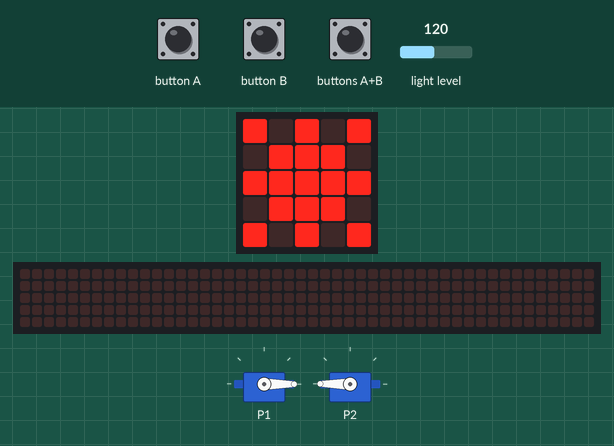
Recording of a program running on a simulated Calliope mini (MakeCode). On the bench: the board's 5×5 LED display, a strip that is not on the board, showing the scrolling text unrolled, 2 × servo. The inputs (shaded band) are chosen by the test bench; at power-on: light level 120. The 48×5 strip is a reading aid, not a part: it shows the text the display is scrolling, unrolled, one strip-width of it at a time.

Above: at 3.7 s.
3.8 s: buttons A+B pressed for 0.15 s
At 4.02 s:
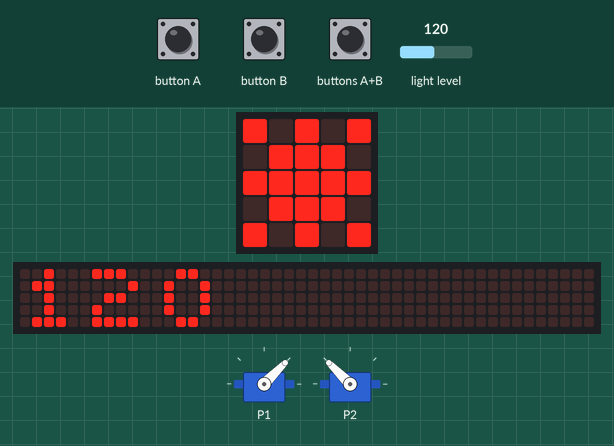
4.5 s: button A pressed for 0.15 s
At 4.92 s:
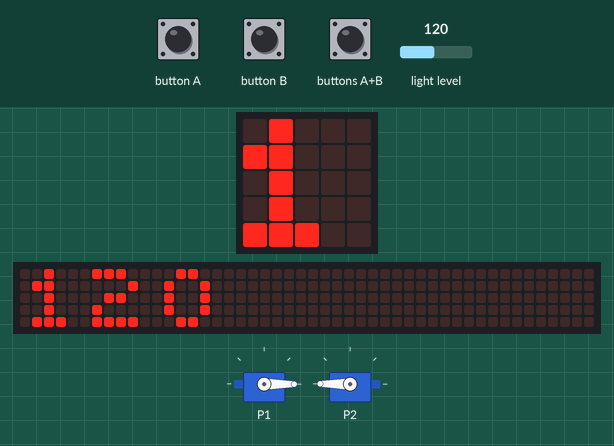
5.2 s: button A pressed for 0.15 s
At 5.52 s:
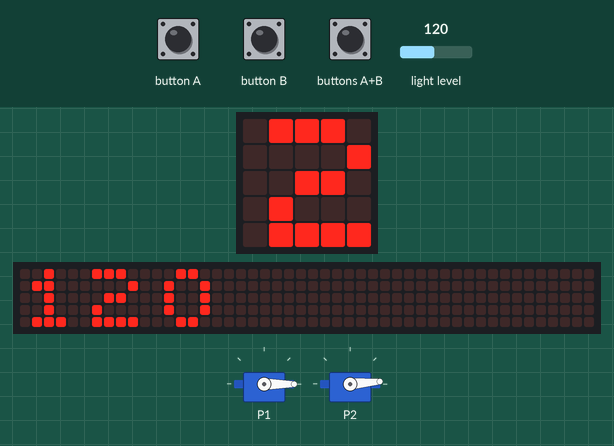
5.9 s: buttons A+B pressed for 1 s
7.5 s: light level set to 104
At 7.7 s:
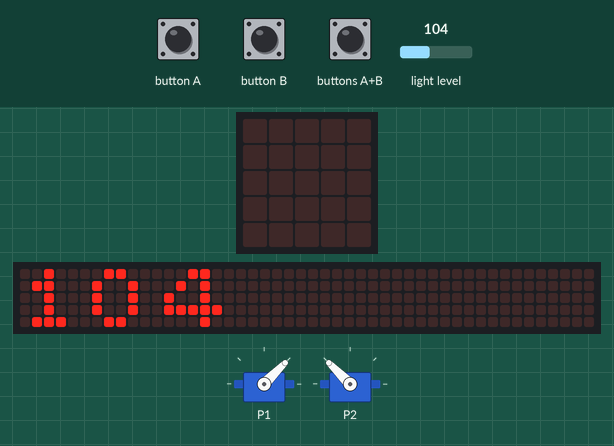
9.0 s: light level set to 98
Timing chart, 0 to 11.5 s (numbered marks = the images above; inputs shaded):
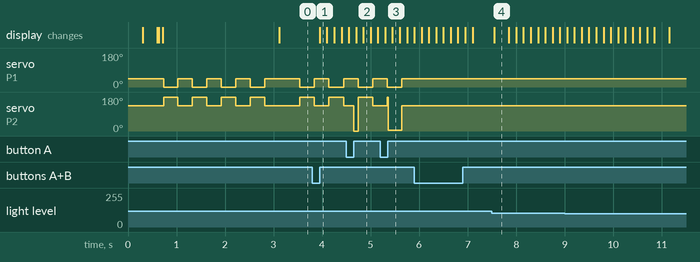

The program:

main.ts
```typescript
input.onButtonEvent(Button.A, input.buttonEventClick(), function () {
    pins.servoWritePin(AnalogPin.P2, dummy)
    dummy += 5
})
input.onButtonEvent(Button.AB, input.buttonEventClick(), function () {
    basic.showNumber(input.lightLevel())
})
input.onButtonEvent(Button.B, input.buttonEventClick(), function () {

})
function fluegelinnen () {
    pins.servoWritePin(AnalogPin.P1, 45)
    pins.servoWritePin(AnalogPin.P2, 135)
}
function fluegelaussen () {
    pins.servoWritePin(AnalogPin.P1, 0)
    pins.servoWritePin(AnalogPin.P2, 180)
}
let dummy = 0
dummy = 0
basic.showNumber(input.lightLevel(), 30)
fluegelinnen()
basic.forever(function () {
    if (input.lightLevel() > 100) {
        for (let index = 0; index < 4; index++) {
            fluegelaussen()
            basic.pause(300)
            fluegelinnen()
            basic.pause(300)
        }
    }
    basic.showLeds(`
        # . # . #
        . # # # .
        # # # # #
        . # # # .
        # . # . #
        `)
})
```

test.ts
```typescript
// Hier kann man Tests durchführen; diese Datei wird nicht kompiliert, wenn dieses Paket als Erweiterung verwendet wird.
```

Measured:
- after the input at 3.8 s, the display: changes after 0.15 s (image 1)
